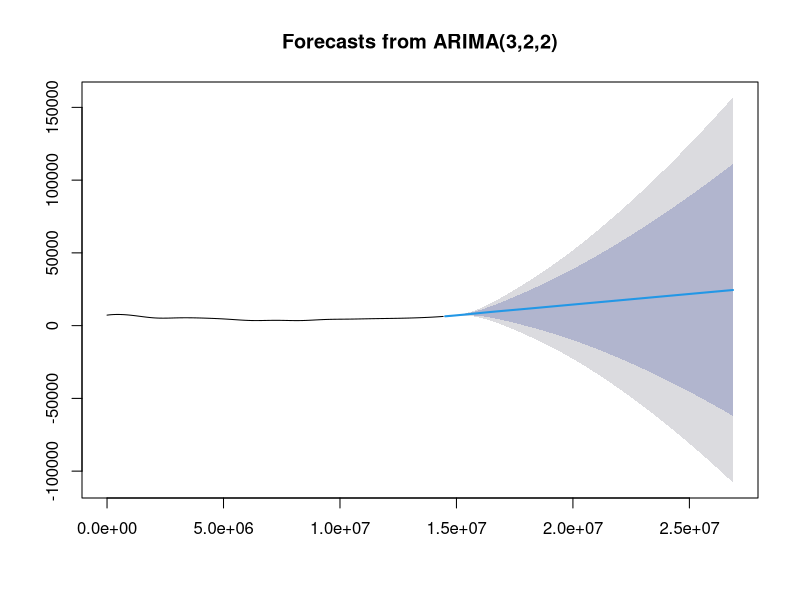
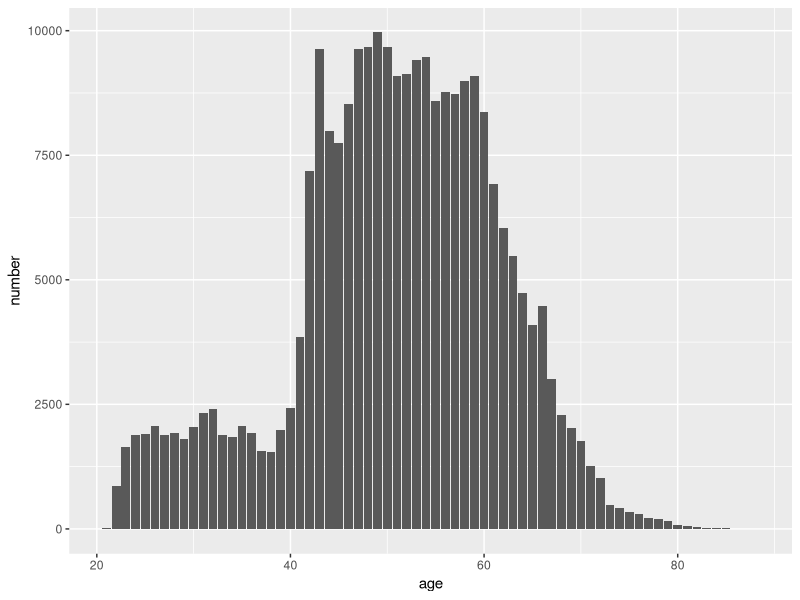
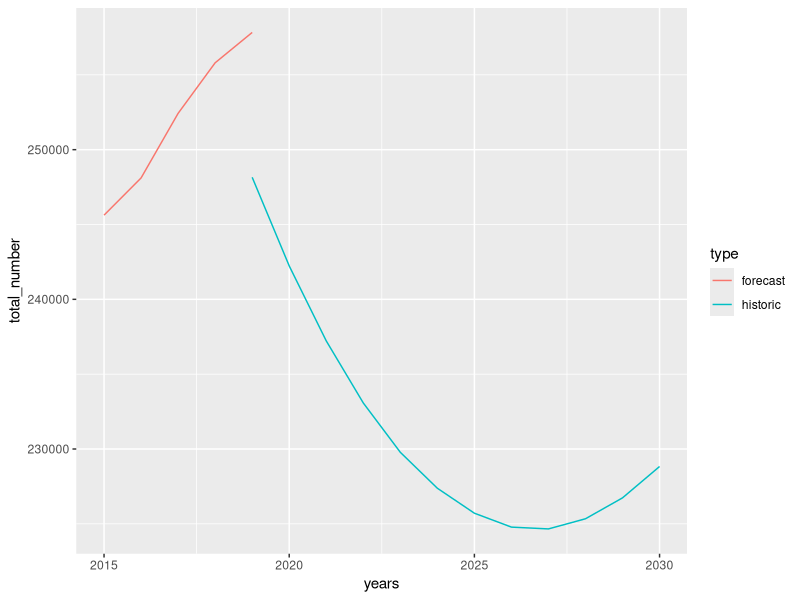

Generate these figures, in order, with R:
library(ggplot2)
library(gridExtra)
library(gtable)
library(grid)
library(tidyr)
library(dplyr)
library(data.table)
library(tidyverse)
library(ggplot2)
library(forecast)
library(xts)
library(zoo)

###

# CZĘSĆ PIERWSZA - PROGNOZA LICZBY NOWYCH LICENCJI WYKONYWANIA ZAWODU PIELĘGNIARKI I POŁOŻNEJ

licences <- read.csv2('licences_given.csv')

licences$date <- as.Date(licences$date)

licences <- licences[,1:2]

str(licences)

licences <- licences[complete.cases(licences),]


# Stworzenie szeregu czasowego

time <- as.POSIXct(licences$date, format = '%Y-%m-%d')

licences_xts <- xts(licences$count, order.by = time)


# Interpolacja danych

dates <- data.frame(format(seq(as.POSIXct("2005-01-01"), by="month", length.out=14*12), "%Y-%m-%d"))

colnames(dates) <- 'date'

dates$date <- as.Date(dates$date)

interpolated <- merge(x = dates, y = licences, by = "date", all = TRUE)

interpolated$date <- as.integer(interpolated$date)

interpolated <- data.frame(na.spline(interpolated, na.rm = FALSE))

interpolated$date <- as.Date(interpolated$date)

time <- as.POSIXct(interpolated$date, format = '%Y-%m-%d')

interpolated_xts <- xts(interpolated$count, order.by = time)


# Stworzenie modelu arima

licences_fit = auto.arima(interpolated_xts)


# Prognoza wartości na następne 10 lat (w ujęciu miesięcznym)

licences_forecast = forecast(licences_fit, h = 144)


# Wizualiacja wyników

plot(licences_forecast)


# Zebranie wyników rocznych (01-01)

forecast <- licences_forecast$mean[c(1,13,25,37,49,61,73,85,97,109, 121, 133)]


###

# CZĘSĆ DRUGA - PROGNOZA LICZBY PIELĘGNIAREK I POŁOŻNYCH W SKALI KRAJU

# Określenie struktury wiekowej pielęgniarek i położnych w wieku produkcyjnym na podstawie danych 

nurses <- read.csv2("data2018.csv")
names(nurses)

names(nurses) <- c("profession", "88":"21")

nurses <- gather(nurses, 'age', 'number',  -profession)

nurses$age <- as.numeric(nurses$age)

summary(nurses)

nurses_1 <- nurses# %>%
#  filter(age <= 60)


# Zagregowano dane

nurses_1 <- aggregate(nurses_1$number, by = list(nurses_1$age), FUN = sum)

colnames(nurses_1) <- c('age', 'number')

head(nurses_1)

ggplot(nurses_1, aes(x = age, y = number)) +
  geom_bar(stat = "identity")


# Wczytano tablice trwania życia

life_table <- read.csv2("life_table.csv")

life_table$death_prop_100k <- as.numeric(life_table$death_prop_100k)

life_table$death_prop <- life_table$death_prop_100k/100000

life_table$death_prop_100k <- NULL


# Przypisano prawdopodobieństwo zgonu w danym roku dla danego wieku.

nurses_1 <- merge(x = life_table, y = nurses_1, by = 'age')

nurses_1

nurses_1[nurses_1$age == 60, 'number']

# Funkcja pozwalająca przewidzieć liczbę pielgniarek i pożnych w n-tym roku.

mortality <- function(df, new, n) {
  x = df
  a = 1
  while (a <= n) {
    x$number <- floor(x$number * (1-x$death_prop))
    x[x$age == 60, 'number'] <- floor(x[x$age == 60, 'number'] * (1-0.1661397))
    x[x$age == 61, 'number'] <- floor(x[x$age == 61, 'number'] * (1-0.1661397))
    x[x$age == 62, 'number'] <- floor(x[x$age == 62, 'number'] * (1-0.1661397))
    x[x$age == 63, 'number'] <- floor(x[x$age == 63, 'number'] * (1-0.1661397))
    x[x$age == 64, 'number'] <- floor(x[x$age == 64, 'number'] * (1-0.1661397))
    x[x$age == 65, 'number'] <- floor(x[x$age == 65, 'number'] * (1-0.1661397))
    x[x$age == 66, 'number'] <- floor(x[x$age == 66, 'number'] * (1-0.1661397))
    x[x$age == 67, 'number'] <- floor(x[x$age == 67, 'number'] * (1-0.1661397))
    x[x$age == 68, 'number'] <- floor(x[x$age == 68, 'number'] * (1-0.1661397))
    x[x$age == 69, 'number'] <- floor(x[x$age == 69, 'number'] * (1-0.1661397))
    x[x$age == 70, 'number'] <- floor(x[x$age == 70, 'number'] * (1-0.1661397))
    x[x$age == 71, 'number'] <- floor(x[x$age == 71, 'number'] * (1-0.1661397))
    x[x$age == 72, 'number'] <- floor(x[x$age == 72, 'number'] * (1-0.1661397))
    x[x$age == 73, 'number'] <- floor(x[x$age == 73, 'number'] * (1-0.1661397))
    x[x$age == 74, 'number'] <- floor(x[x$age == 74, 'number'] * (1-0.1661397))
    x[x$age == 75, 'number'] <- floor(x[x$age == 75, 'number'] * (1-0.1661397))
    x[x$age == 76, 'number'] <- floor(x[x$age == 76, 'number'] * (1-0.1661397))
    x[x$age == 77, 'number'] <- floor(x[x$age == 77, 'number'] * (1-0.1661397))
    x[x$age == 78, 'number'] <- floor(x[x$age == 78, 'number'] * (1-0.1661397))
    x[x$age == 79, 'number'] <- floor(x[x$age == 79, 'number'] * (1-0.1661397))
    x[x$age == 80, 'number'] <- floor(x[x$age == 80, 'number'] * (1-0.1661397))
    x[x$age == 81, 'number'] <- floor(x[x$age == 81, 'number'] * (1-0.1661397))
    x[x$age == 82, 'number'] <- floor(x[x$age == 82, 'number'] * (1-0.1661397))
    x[x$age == 83, 'number'] <- floor(x[x$age == 83, 'number'] * (1-0.1661397))
    x[x$age == 84, 'number'] <- floor(x[x$age == 84, 'number'] * (1-0.1661397))
    x[x$age == 85, 'number'] <- floor(x[x$age == 85, 'number'] * (1-0.1661397))
    x[x$age == 86, 'number'] <- floor(x[x$age == 86, 'number'] * (1-0.1661397))
    x[x$age == 87, 'number'] <- floor(x[x$age == 87, 'number'] * (1-0.1661397))
    x[x$age == 88, 'number'] <- floor(x[x$age == 88, 'number'] * (1-0.1661397))
    x$number <- lag(x$number, n = 1L)
    x[1,3] <- round(new[a] * rate[1])
    x[2,3] <- x[2,3] + round(new[a] * rate[2])
    x[3,3] <- x[3,3] + round(new[a] * rate[3])
    x[4,3] <- x[4,3] + round(new[a] * rate[4])
    x[5,3] <- x[5,3] + round(new[a] * rate[5])
    x[6,3] <- x[6,3] + round(new[a] * rate[6])
    x[7,3] <- x[7,3] + round(new[a] * rate[7])
    x[8,3] <- x[8,3] + round(new[a] * rate[8])
    x[9,3] <- x[9,3] + round(new[a] * rate[9])
    x[10,3] <- x[10,3] + round(new[a] * rate[10])
    print(x$number)
    a = a +1
  }
  return(x$number)
}

# Zdecydowano o podziale liczby nowych licencji na 10 grup w wieku 21-30 lat zgodnie z rozkładem normalnym.

rate <- c(0.004, 0.019, 0.068, 0.161, 0.248, 0.249, 0.161, 0.068, 0.019, 0.004)

# Przyjęto założenie, że połowa nowych osób, które uzyskały prawo wykonywania zawodu pielęgniareki i położnej podejmie w nim pracę.

forecast <- forecast * 0.5

# Dokonano prognozy liczby pielęgniarek i położnych w skali kraju

for (i in 1:length(forecast)) {
  a <- mortality(nurses_1, forecast, i)
  nurses_1 <- cbind(nurses_1, a)
  names(nurses_1)[ncol(nurses_1)] <- i
}

total_number <- c( 
  sum(nurses_1$'1'),
  sum(nurses_1$'2'),
  sum(nurses_1$'3'),
  sum(nurses_1$'4'),
  sum(nurses_1$'5'),
  sum(nurses_1$'6'),
  sum(nurses_1$'7'),
  sum(nurses_1$'8'),
  sum(nurses_1$'9'),
  sum(nurses_1$'10'),
  sum(nurses_1$'11'),
  sum(nurses_1$'12')
)

#Dane zwizualizowano

years <- 2019:2030
total_number
type <- 'historic'

z <- data.frame(years, total_number, type)

h <- data.frame(c(2015, 2016, 2017, 2018, 2019), 
                c(245625, 248111, 252426, 255805, 257833), c('forecast', 'forecast', 'forecast', 'forecast','forecast'))

names(h) <- c('years', 'total_number', 'type')

to_plot <- rbind(z, h)

ggplot(to_plot, aes(years, total_number, color = type)) +
  geom_line()